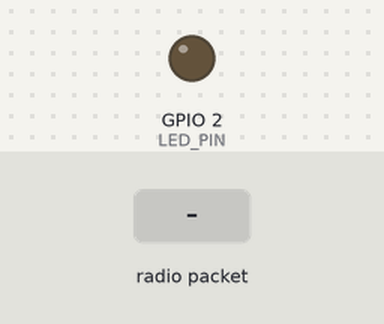
This sketch was run on a simulated ESP32. On the bench: output pins drawn as LEDs (lit = HIGH). Inputs (shaded band) come from the test bench. What the sketch prints to the serial monitor is not drawn.

Above: at 1.7 s.
1.8 s: radio packet "1" arrives
Timing chart, 0 to 4.8 s (numbered marks = the images above; inputs shaded):
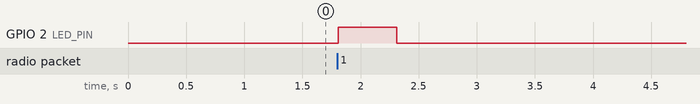

Measured:
- after the input at 1.8 s, GPIO 2 (LED_PIN): LOW → HIGH at once, → LOW 0.50 s later

The sketch:

Empfaenger.ino
```cpp
/*
 * ============================================================
 *  ESP-NOW  –  EMPFÄNGER (Gerät 2)
 * ============================================================
 *
 *  Was passiert hier?
 *  ------------------
 *  Dieses Gerät wartet auf Nachrichten vom Sender.
 *  Wenn eine Nachricht ankommt, leuchtet die LED für 500 ms auf.
 *
 *  Verkabelung:
 *  ------------
 *   LED  →  GPIO 2  (eingebaute LED auf vielen ESP32-Boards)
 *
 *  Reihenfolge beim Flashen:
 *  -------------------------
 *   1. ZUERST diesen Code flashen.
 *   2. Seriellen Monitor öffnen (115200 Baud).
 *   3. Die angezeigte MAC-Adresse in den Sender-Code kopieren.
 *   4. Dann den Sender flashen.
 * ============================================================
 */

#include <esp_now.h>
#include <WiFi.h>

#define LED_PIN 2  // Eingebaute LED

// Muss IDENTISCH sein mit der Struktur im Sender-Code!
typedef struct {
  bool ledAn;
} Nachricht;


// ── Callback: Wird aufgerufen WENN eine Nachricht ankommt ───
// Diese Funktion unterbricht automatisch den normalen Programmfluss
// wenn ein Signal eingeht – man nennt das einen "Interrupt-ähnlichen Callback".
void nachrichtEmpfangen(const esp_now_recv_info_t *info, const uint8_t *daten, int laenge) {

  // Prüfen ob die Nachricht die richtige Größe hat
  // (Schutz gegen zufälligen Datenmüll von anderen ESP-NOW Geräten)
  if (laenge != sizeof(Nachricht)) {
    Serial.println("Unbekannte Nachricht empfangen – ignoriert.");
    return;
  }

  // Rohe Bytes in unsere Struktur umwandeln
  Nachricht *empfangen = (Nachricht *)daten;

  if (empfangen->ledAn) {
    Serial.println("Nachricht empfangen → LED an!");

    // LED kurz aufleuchten lassen
    // Hinweis: delay() im Callback ist eigentlich unschön (blockiert den Prozessor),
    // hier aber okay weil wir sowieso nichts anderes tun.
    digitalWrite(LED_PIN, HIGH);
    delay(500);
    digitalWrite(LED_PIN, LOW);
  }
}


void setup() {
  Serial.begin(115200);
  delay(500); // Kurz warten bis Serial bereit ist

  pinMode(LED_PIN, OUTPUT);

  WiFi.mode(WIFI_STA);

  // WICHTIG: Diese MAC-Adresse in den Sender-Code kopieren!
  Serial.println("===========================================");
  Serial.print("MAC-Adresse dieses Empfaengers: ");
  Serial.println(WiFi.macAddress());
  Serial.println("Diese Adresse in Sender.ino eintragen!");
  Serial.println("===========================================");

  if (esp_now_init() != ESP_OK) {
    Serial.println("FEHLER: ESP-NOW konnte nicht gestartet werden.");
    return;
  }

  // Callback registrieren: ESP-NOW ruft diese Funktion auf wenn was ankommt.
  // Der Empfänger muss keine MAC-Adresse vom Sender kennen –
  // er akzeptiert Nachrichten von allen ESP-NOW Geräten.
  esp_now_register_recv_cb(nachrichtEmpfangen);

  Serial.println("Empfaenger bereit – warte auf Nachrichten...");
}


void loop() {
  // Hier ist nichts zu tun!
  // Wenn eine Nachricht ankommt, springt ESP-NOW automatisch
  // in die Funktion "nachrichtEmpfangen" oben – völlig unabhängig von loop().
}
```
